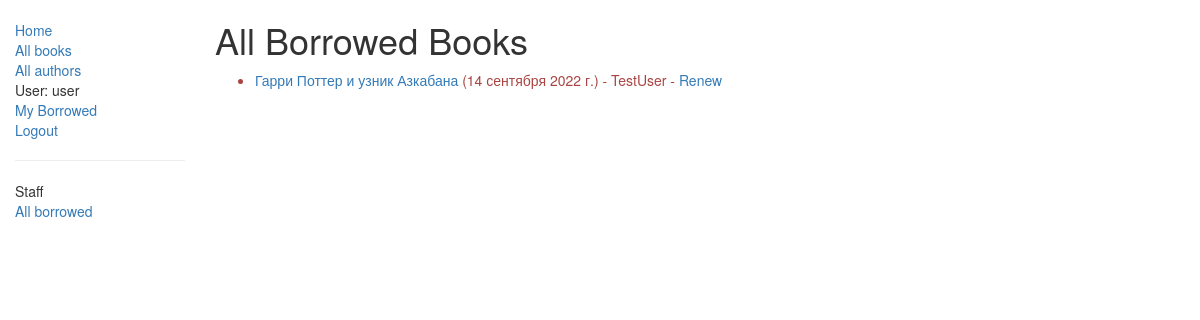
Before: /catalog/borrowed/ (signed in) with the older database file.
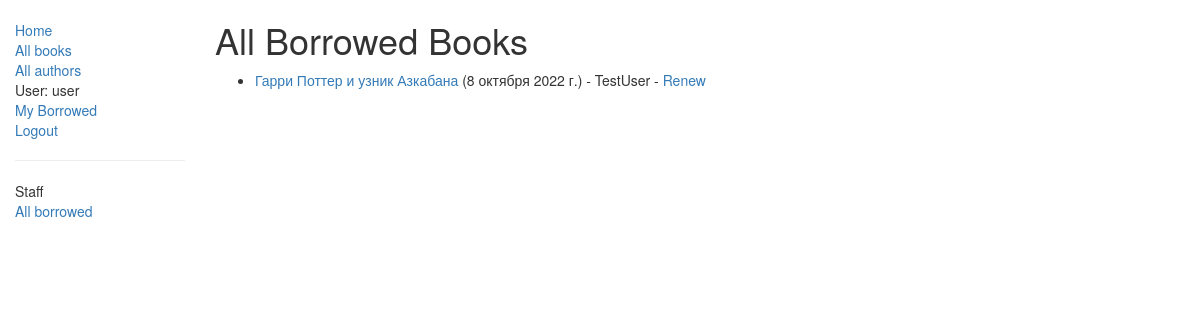
After: the same page with the newer database file.
### catalog/models.py (models this page shows, shortened)
class BookInstance(models.Model):
    id = models.UUIDField(primary_key=True, default=uuid.uuid4,
                          help_text="Unique ID for this particular book across whole library")
    book = models.ForeignKey('Book', on_delete=models.SET_NULL, null=True)
    imprint = models.CharField(max_length=200)
    due_back = models.DateField(null=True, blank=True)
    borrower = models.ForeignKey(User, on_delete=models.SET_NULL, null=True, blank=True)
    @property
    def is_overdue(self):
        if self.due_back and date.today() > self.due_back:
            return True
        return False
    LOAN_STATUS = (
        ('m', 'Maintenance'),
        ('o', 'On loan'),
        ('a', 'Available'),
        ('r', 'Reserved'),
    )
    status = models.CharField(max_length=1, choices=LOAN_STATUS, blank=True, default='m', help_text='Book availability')
    class Meta:
        ordering = ["due_back"]
        permissions = (("can_mark_returned", "Set book as returned"),)

class Book(models.Model):
    title = models.CharField(max_length=200)
    author = models.ForeignKey('Author', on_delete=models.SET_NULL, null=True)
    summary = models.TextField(max_length=1000, help_text="Enter a brief description of the book")
    isbn = models.CharField('ISBN', max_length=13,
                            help_text='13 Character <a href="https://www.isbn-international.org/content/what-isbn'
                                      '">ISBN number</a>')
    genre = models.ManyToManyField(Genre, help_text="Select a genre for this book")
    language = models.ForeignKey('Language', on_delete=models.SET_NULL, null=True)
    class Meta:
        ordering = ['title', 'author']
    def display_genre(self):
        """
        Creates a string for the Genre. This is required to display genre in Admin.
        """
        return ', '.join([genre.name for genre in self.genre.all()[:3]])
    display_genre.short_description = 'Genre'

### catalog/views.py (the view)
class LoanedBooksAllListView(PermissionRequiredMixin, generic.ListView):
    model = BookInstance
    template_name = 'catalog/bookinstance_list_borrowed_all.html'
    permission_required = 'catalog.can_mark_returned'
    paginate_by = 10
    def get_queryset(self):
        return BookInstance.objects.filter(status__exact='o').order_by('due_back')

### catalog/templates/catalog/bookinstance_list_borrowed_all.html
{% extends "base_generic.html" %}
{% block content %}
    <h1>All Borrowed Books</h1>
    {% if bookinstance_list %}
    <ul>
      {% for bookinst in bookinstance_list %}
      <li class="{% if bookinst.is_overdue %}text-danger{% endif %}">
        <a href="{% url 'book-detail' bookinst.book.pk %}">{{bookinst.book.title}}</a> ({{ bookinst.due_back }}) {% if perms.catalog.can_mark_returned %}- {{ bookinst.borrower }} - <a href="{% url 'renew-book-librarian' bookinst.id %}">Renew</a>{% endif %}
      </li>
      {% endfor %}
    </ul>
    {% else %}
      <p>There are no books borrowed.</p>
    {% endif %}
{% endblock %}

Changed rows visible on the page:
changed BookInstance "Гарри Поттер и узник Азкабана": due_back "14 сентября 2022 г." → "8 октября 2022 г."
